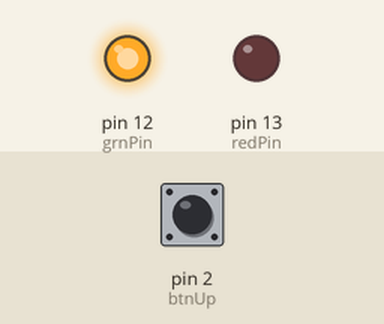
Recording of a sketch running on a simulated Arduino Uno, built with avr-gcc and run on an emulated ATmega328P. On the bench: output pins drawn as LEDs (lit = HIGH). Inputs (shaded band) come from the test bench; at power-on: pin 2 (btnUp) HIGH.

Above: at 1.2 s.
1.3 s: pin 2 (btnUp) pulled LOW for 0.15 s
At 2.0 s:
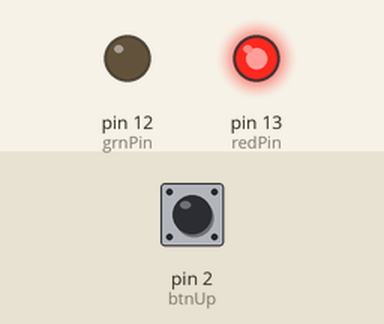
Timing chart, 0 to 12.8 s (numbered marks = the images above; inputs shaded):
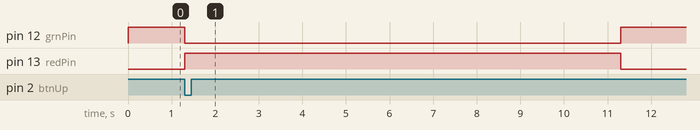

The sketch:

responsi.ino
```cpp
#include <Arduino.h>

const int segmentPins[8] = {7, 6, 5, 11, 10, 9, 8, 4};
const int btnUp = 2;
const int grnPin = 12;
const int redPin = 13;

bool lastUpState = HIGH;

byte digitPattern[16][8] = {
  {1,1,1,1,1,1,0,0}, // 0
  {0,1,1,0,0,0,0,0}, // 1
  {1,1,0,1,1,0,1,0}, // 2
  {1,1,1,1,0,0,1,0}, // 3
  {0,1,1,0,0,1,1,0}, // 4
  {1,0,1,1,0,1,1,0}, // 5
  {1,0,1,1,1,1,1,0}, // 6
  {1,1,1,0,0,0,0,0}, // 7
  {1,1,1,1,1,1,1,0}, // 8
  {1,1,1,1,0,0,1,1}, // 9
};

void displayDigit(int num)
{
  for (int i = 0; i < 8; i++)
  {
    digitalWrite(segmentPins[i], digitPattern[num][i]);
  }
}

void setup() {
  pinMode(btnUp, INPUT_PULLUP);
  pinMode(grnPin, OUTPUT);
  pinMode(redPin, OUTPUT);
}

void loop() {
  digitalWrite(grnPin, HIGH);

  bool upState = digitalRead(btnUp);
  if (lastUpState == HIGH && upState == LOW)
  {
    digitalWrite(redPin, HIGH);
    digitalWrite(grnPin, LOW);

    for (int i = 9; i >= 0; i--)
    {
      displayDigit(i);
      delay(1000);
    }

    digitalWrite(redPin, LOW);
    digitalWrite(grnPin, HIGH);
  }

  lastUpState = upState;
}
```

Measured:
- after the input at 1.3 s, pin 12 (grnPin): HIGH → LOW at once, → HIGH 10.0 s later; pin 13 (redPin): LOW → HIGH at once, → LOW 10.0 s later
